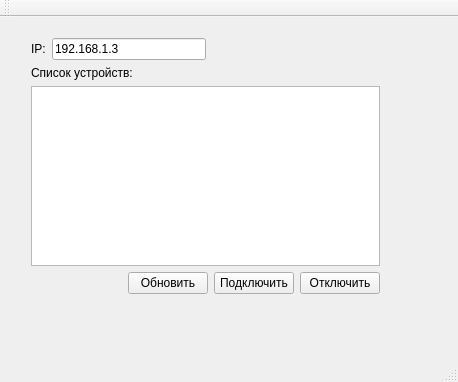
<?xml version="1.0" encoding="UTF-8"?>
<ui version="4.0">
 <class>MainWindow</class>
 <widget class="QMainWindow" name="MainWindow">
  <property name="geometry">
   <rect>
    <x>0</x>
    <y>0</y>
    <width>458</width>
    <height>382</height>
   </rect>
  </property>
  <property name="windowTitle">
   <string>Remote PSoC Cypress 1.0</string>
  </property>
  <widget class="QWidget" name="centralWidget">
   <widget class="QWidget" name="layoutWidget">
    <property name="geometry">
     <rect>
      <x>20</x>
      <y>10</y>
      <width>371</width>
      <height>278</height>
     </rect>
    </property>
    <layout class="QVBoxLayout" name="verticalLayout_3">
     <item>
      <layout class="QHBoxLayout" name="horizontalLayout_3">
       <item>
        <layout class="QHBoxLayout" name="horizontalLayout_2">
         <item>
          <widget class="QLabel" name="label_2">
           <property name="text">
            <string>IP:</string>
           </property>
          </widget>
         </item>
         <item>
          <widget class="QLineEdit" name="leIP">
           <property name="text">
            <string>192.168.1.3</string>
           </property>
          </widget>
         </item>
        </layout>
       </item>
       <item>
        <spacer name="horizontalSpacer_2">
         <property name="orientation">
          <enum>Qt::Horizontal</enum>
         </property>
         <property name="sizeHint" stdset="0">
          <size>
           <width>40</width>
           <height>20</height>
          </size>
         </property>
        </spacer>
       </item>
      </layout>
     </item>
     <item>
      <layout class="QVBoxLayout" name="verticalLayout_2">
       <item>
        <layout class="QVBoxLayout" name="verticalLayout">
         <item>
          <widget class="QLabel" name="label">
           <property name="text">
            <string>Список устройств:</string>
           </property>
          </widget>
         </item>
         <item>
          <widget class="QTableWidget" name="twDevList">
           <property name="selectionMode">
            <enum>QAbstractItemView::ExtendedSelection</enum>
           </property>
           <property name="selectionBehavior">
            <enum>QAbstractItemView::SelectRows</enum>
           </property>
          </widget>
         </item>
        </layout>
       </item>
       <item>
        <layout class="QHBoxLayout" name="horizontalLayout">
         <item>
          <spacer name="horizontalSpacer">
           <property name="orientation">
            <enum>Qt::Horizontal</enum>
           </property>
           <property name="sizeHint" stdset="0">
            <size>
             <width>40</width>
             <height>20</height>
            </size>
           </property>
          </spacer>
         </item>
         <item>
          <widget class="QPushButton" name="pbUpdate">
           <property name="text">
            <string>Обновить</string>
           </property>
          </widget>
         </item>
         <item>
          <widget class="QPushButton" name="pbConnect">
           <property name="text">
            <string>Подключить</string>
           </property>
          </widget>
         </item>
         <item>
          <widget class="QPushButton" name="pbDisconnect">
           <property name="text">
            <string>Отключить</string>
           </property>
          </widget>
         </item>
        </layout>
       </item>
      </layout>
     </item>
    </layout>
   </widget>
  </widget>
  <widget class="QMenuBar" name="menuBar">
   <property name="geometry">
    <rect>
     <x>0</x>
     <y>0</y>
     <width>458</width>
     <height>21</height>
    </rect>
   </property>
  </widget>
  <widget class="QToolBar" name="mainToolBar">
   <attribute name="toolBarArea">
    <enum>TopToolBarArea</enum>
   </attribute>
   <attribute name="toolBarBreak">
    <bool>false</bool>
   </attribute>
  </widget>
  <widget class="QStatusBar" name="statusBar"/>
 </widget>
 <layoutdefault spacing="6" margin="11"/>
 <resources/>
 <connections/>
</ui>
